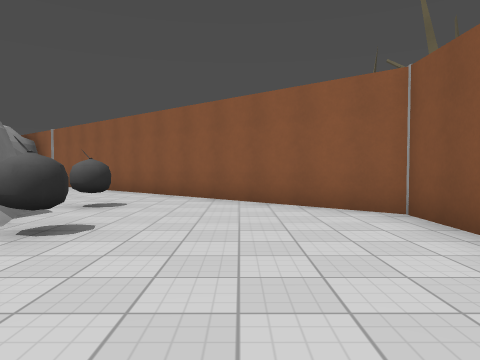
view 1 (above)

16 first-person views from a walk through a 3-D level made in the Godot game engine. The camera is 1.3 m above the floor, tilts 2° down and sees 70° across. The floor is counted in squares, 2 m on a side. Each view is taken from the middle of a square. On the plan, view 1 faces up. The plan holds only what a view shows up to about 10 squares ahead; the rest is blank. The place goes on beyond the plan. Surface patterns are stand-ins for the level's own textures.

view 2
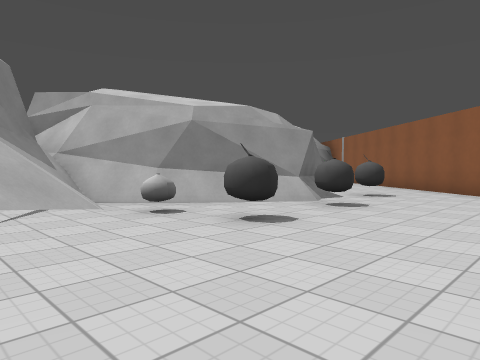

view 3
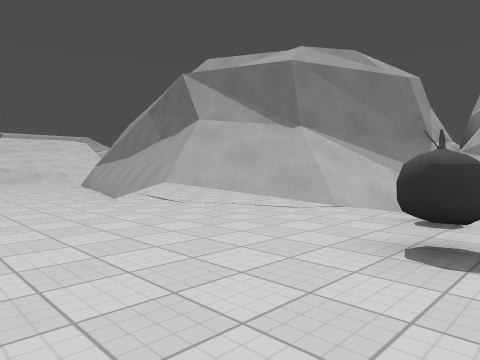

view 4
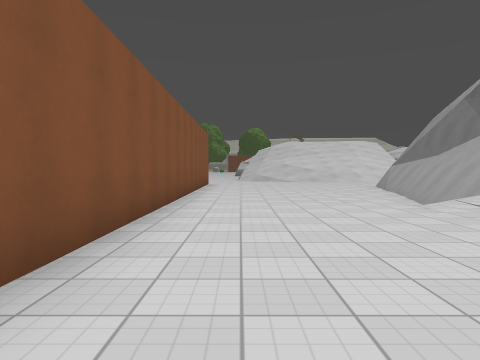

view 5
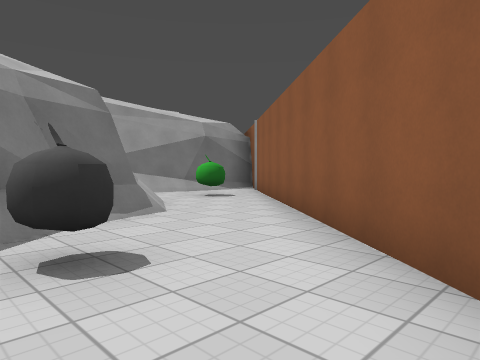

view 6
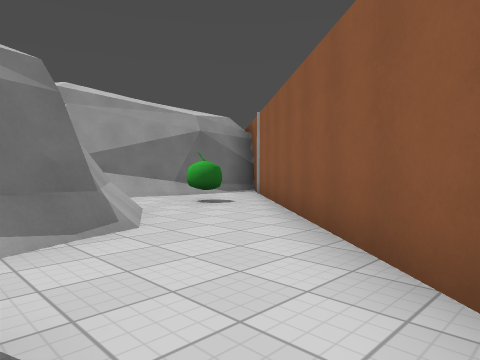

view 7
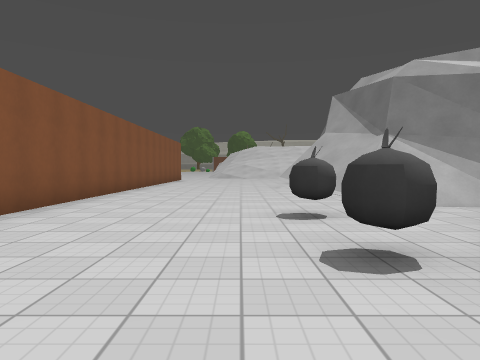

view 8
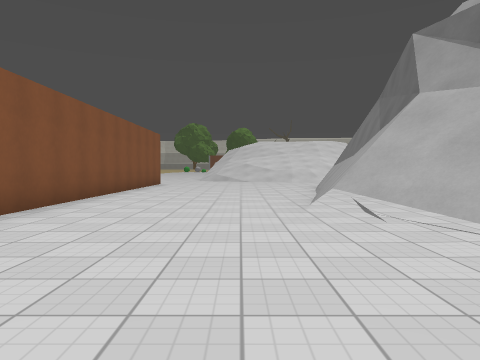

view 9
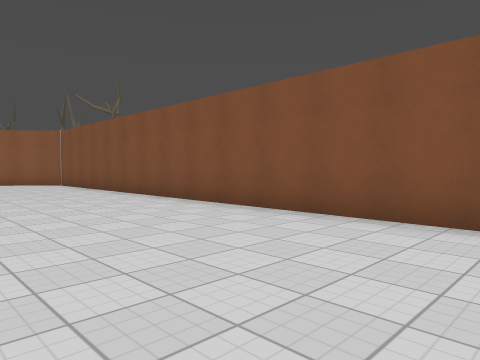

view 10
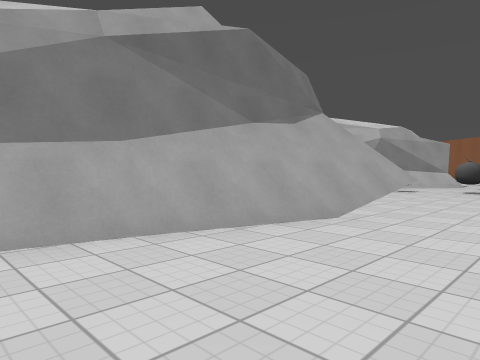

view 11
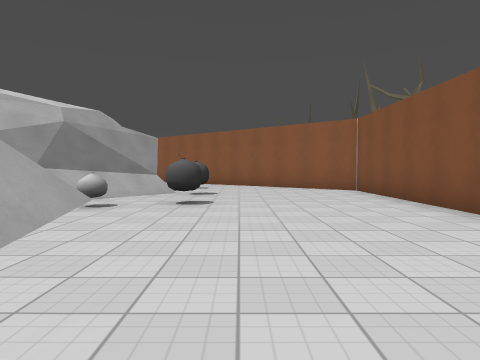

view 12
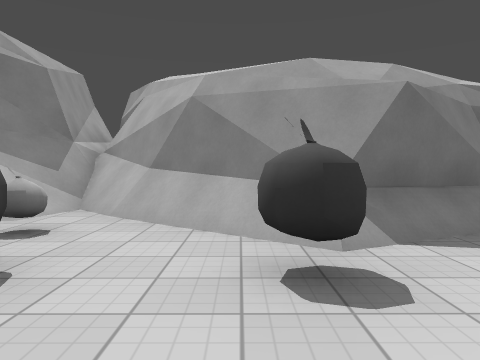

view 13
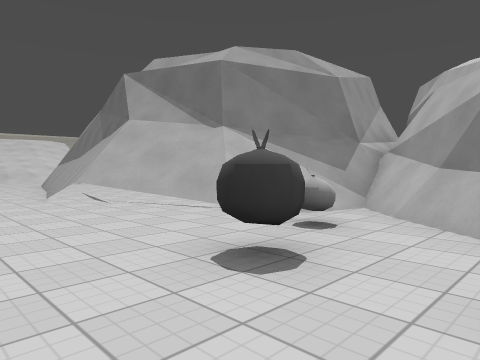

view 14
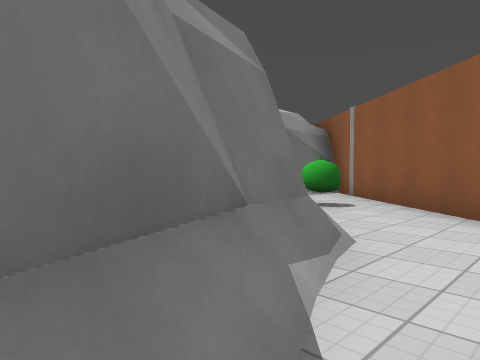

view 15
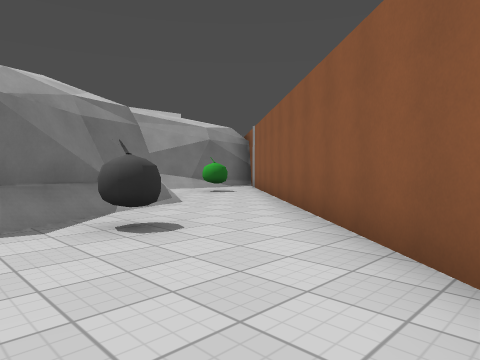

view 16
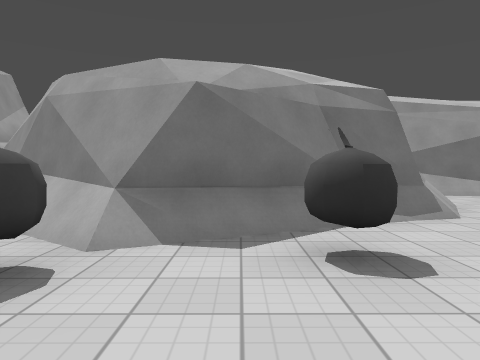

### Floor plan
Key: @ floor where view 1 was taken; # wall or solid block; x gap in a wall; . main floor; : floor 4.5 m higher than the main floor; + floor 5.5 m higher than the main floor; / step, stairs or slope; ^ raised ledge; v drop or lower ground.
Columns run from 10 left of view 1 to 2 right of it. Each row starts with its distance up from view 1.
 13  :##
 12  :###
 11  :#.###
 10 +##.#.##
  9 v#.....##
  8     #/..##
  7     ##/..##
  6      ##x..##
  5       #.... #
  4       ###...#
  3      ##.....#
  2      #......#
  1   ####..^...#
  0  ####//...@.#
 -1 #^^^##//....#
 -2      ^///...#
 -3       #/#...#
 -4       ###...#
 -5       ##....#
 -6       ##....#
 -7       ##....#
 -8       #.....#
 -9       #.....#

Positions as (right, up) in squares from view 1, and headings:
1: (0, 0), facing up
2: (1, -2), facing up-left
3: (1, 2), facing down-left
4: (1, 1), facing down
5: (0, 5), facing up-left
6: (-1, 6), facing up-left
7: (-1, 6), facing down
8: (-1, 1), facing down
9: (-2, -9), facing up-right
10: (0, -9), facing up-left
11: (-1, -5), facing up
12: (0, 3), facing left
13: (0, 3), facing down-left
14: (-3, 5), facing up-left
15: (1, 4), facing up-left
16: (0, 5), facing left
